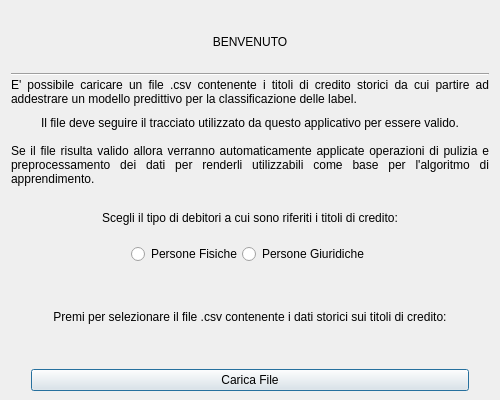
<?xml version="1.0" encoding="UTF-8"?>
<ui version="4.0">
 <class>Dialog</class>
 <widget class="QDialog" name="Dialog">
  <property name="geometry">
   <rect>
    <x>0</x>
    <y>0</y>
    <width>500</width>
    <height>400</height>
   </rect>
  </property>
  <property name="sizePolicy">
   <sizepolicy hsizetype="Fixed" vsizetype="Fixed">
    <horstretch>0</horstretch>
    <verstretch>0</verstretch>
   </sizepolicy>
  </property>
  <property name="minimumSize">
   <size>
    <width>500</width>
    <height>400</height>
   </size>
  </property>
  <property name="maximumSize">
   <size>
    <width>500</width>
    <height>400</height>
   </size>
  </property>
  <property name="windowTitle">
   <string>Classificatore Coattiva Benvenuto</string>
  </property>
  <layout class="QVBoxLayout" name="verticalLayout" stretch="0,0,0">
   <property name="spacing">
    <number>0</number>
   </property>
   <property name="sizeConstraint">
    <enum>QLayout::SetDefaultConstraint</enum>
   </property>
   <property name="bottomMargin">
    <number>9</number>
   </property>
   <item>
    <layout class="QVBoxLayout" name="verticalLayout_4">
     <item>
      <widget class="QLabel" name="label">
       <property name="enabled">
        <bool>true</bool>
       </property>
       <property name="sizePolicy">
        <sizepolicy hsizetype="Preferred" vsizetype="Minimum">
         <horstretch>0</horstretch>
         <verstretch>0</verstretch>
        </sizepolicy>
       </property>
       <property name="text">
        <string>BENVENUTO</string>
       </property>
       <property name="textFormat">
        <enum>Qt::AutoText</enum>
       </property>
       <property name="alignment">
        <set>Qt::AlignCenter</set>
       </property>
       <property name="wordWrap">
        <bool>false</bool>
       </property>
      </widget>
     </item>
     <item>
      <widget class="Line" name="line">
       <property name="orientation">
        <enum>Qt::Horizontal</enum>
       </property>
      </widget>
     </item>
     <item>
      <layout class="QVBoxLayout" name="verticalLayout_5">
       <item>
        <widget class="QLabel" name="label_4">
         <property name="text">
          <string>E' possibile caricare un file .csv contenente i titoli di credito storici da cui partire ad addestrare un modello predittivo per la classificazione delle label.</string>
         </property>
         <property name="alignment">
          <set>Qt::AlignJustify|Qt::AlignVCenter</set>
         </property>
         <property name="wordWrap">
          <bool>true</bool>
         </property>
        </widget>
       </item>
       <item>
        <widget class="QLabel" name="label_6">
         <property name="text">
          <string>Il file deve seguire il tracciato utilizzato da questo applicativo per essere valido.</string>
         </property>
         <property name="alignment">
          <set>Qt::AlignCenter</set>
         </property>
         <property name="wordWrap">
          <bool>true</bool>
         </property>
        </widget>
       </item>
      </layout>
     </item>
    </layout>
   </item>
   <item>
    <layout class="QVBoxLayout" name="verticalLayout_3">
     <item>
      <layout class="QVBoxLayout" name="verticalLayout_6">
       <item>
        <widget class="QLabel" name="label_5">
         <property name="text">
          <string>Se il file risulta valido allora verranno automaticamente applicate operazioni di pulizia e preprocessamento dei dati per renderli utilizzabili come base per l'algoritmo di apprendimento.</string>
         </property>
         <property name="alignment">
          <set>Qt::AlignJustify|Qt::AlignVCenter</set>
         </property>
         <property name="wordWrap">
          <bool>true</bool>
         </property>
        </widget>
       </item>
       <item>
        <widget class="QLabel" name="label_2">
         <property name="text">
          <string>Scegli il tipo di debitori a cui sono riferiti i titoli di credito:</string>
         </property>
         <property name="alignment">
          <set>Qt::AlignCenter</set>
         </property>
        </widget>
       </item>
       <item>
        <layout class="QHBoxLayout" name="horizontalLayout">
         <item>
          <spacer name="horizontalSpacer_3">
           <property name="orientation">
            <enum>Qt::Horizontal</enum>
           </property>
           <property name="sizeHint" stdset="0">
            <size>
             <width>40</width>
             <height>20</height>
            </size>
           </property>
          </spacer>
         </item>
         <item>
          <widget class="QRadioButton" name="radio_pf">
           <property name="text">
            <string>Persone Fisiche</string>
           </property>
          </widget>
         </item>
         <item>
          <widget class="QRadioButton" name="radio_pg">
           <property name="text">
            <string>Persone Giuridiche</string>
           </property>
          </widget>
         </item>
         <item>
          <spacer name="horizontalSpacer_4">
           <property name="orientation">
            <enum>Qt::Horizontal</enum>
           </property>
           <property name="sizeHint" stdset="0">
            <size>
             <width>40</width>
             <height>20</height>
            </size>
           </property>
          </spacer>
         </item>
        </layout>
       </item>
      </layout>
     </item>
    </layout>
   </item>
   <item>
    <layout class="QVBoxLayout" name="verticalLayout_2">
     <property name="sizeConstraint">
      <enum>QLayout::SetNoConstraint</enum>
     </property>
     <item>
      <widget class="QLabel" name="label_3">
       <property name="sizePolicy">
        <sizepolicy hsizetype="Preferred" vsizetype="Preferred">
         <horstretch>0</horstretch>
         <verstretch>0</verstretch>
        </sizepolicy>
       </property>
       <property name="text">
        <string>Premi per selezionare il file .csv contenente i dati storici sui titoli di credito:</string>
       </property>
       <property name="alignment">
        <set>Qt::AlignCenter</set>
       </property>
      </widget>
     </item>
     <item>
      <layout class="QHBoxLayout" name="horizontalLayout_3">
       <item>
        <spacer name="horizontalSpacer_2">
         <property name="orientation">
          <enum>Qt::Horizontal</enum>
         </property>
         <property name="sizeType">
          <enum>QSizePolicy::Preferred</enum>
         </property>
         <property name="sizeHint" stdset="0">
          <size>
           <width>20</width>
           <height>20</height>
          </size>
         </property>
        </spacer>
       </item>
       <item>
        <widget class="QPushButton" name="loadfile">
         <property name="text">
          <string>Carica File</string>
         </property>
        </widget>
       </item>
       <item>
        <spacer name="horizontalSpacer">
         <property name="orientation">
          <enum>Qt::Horizontal</enum>
         </property>
         <property name="sizeType">
          <enum>QSizePolicy::Preferred</enum>
         </property>
         <property name="sizeHint" stdset="0">
          <size>
           <width>20</width>
           <height>20</height>
          </size>
         </property>
        </spacer>
       </item>
      </layout>
     </item>
    </layout>
   </item>
  </layout>
 </widget>
 <resources/>
 <connections/>
</ui>
